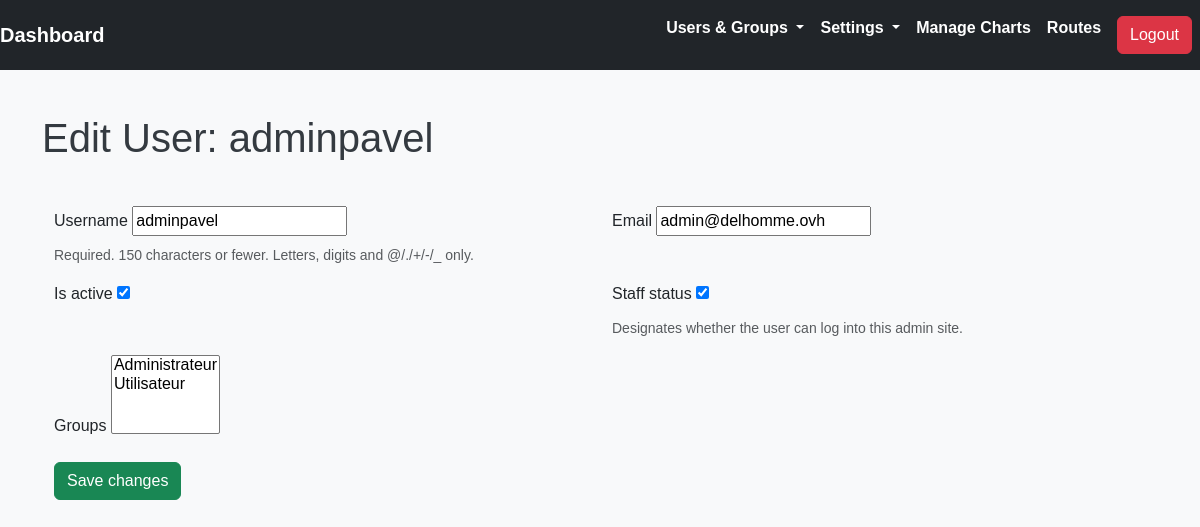
The page /user_management/edit/5/ (signed in) on the database its author committed.
### core/models.py (models this page shows, shortened)
class VersionedModel(models.Model):
    version = models.PositiveIntegerField(default=1)
    last_modified = models.DateTimeField(auto_now=True)
    created_at = models.DateTimeField(default=timezone.now)
    class Meta:
        abstract = True

class CustomUser(VersionedModel, AbstractUser):
    email = models.EmailField(unique=True)
    is_active = models.BooleanField(default=True)
    phone = models.CharField(max_length=15, blank=True, null=True)
    address = models.TextField(blank=True, null=True)
    is_verified = models.TextField(blank=True, null=True)
    role = models.CharField(max_length=50, blank=True, null=True)

### admin_core/views.py (the view)
# urls.py: path('user_management/edit/<int:user_id>/', edit_user_view, name='edit_user'),
@login_required
def edit_user_view(request, user_id):
    user = get_object_or_404(User, id=user_id)
    if request.method == 'POST':
        form = UserEditForm(request.POST, instance=user)
        if form.is_valid():
            form.save()
            return redirect('user_management')
    else:
        form = UserEditForm(instance=user)
    context = {'form': form, 'user': user}
    return render(request, 'admin_core/users/edit_user.html', context)

### admin_core/forms.py
class UserEditForm(forms.ModelForm):
    groups = forms.ModelMultipleChoiceField(queryset=Group.objects.all(), required=False)
    class Meta:
        model = User
        fields = ['username', 'email', 'is_active', 'is_staff', 'groups']

### admin_core/templates/admin_core/users/edit_user.html (shortened to what this page needs)
{% extends "admin_core/base/base_admin.html" %}
{% block content %}
<h1>Edit User: {{ user.username }}</h1>
<form method="post" class="container mt-4">
    <div class="row">
        {% for field in form %}
            <div class="form-group col-md-6">
                <label for="{{ field.id_for_label }}">{{ field.label }}</label>
                {{ field }}
                {% if field.help_text %}
                    <small class="form-text text-muted">{{ field.help_text }}</small>
                {% endif %}
            </div>
        {% endfor %}
    </div>
    <button type="submit" class="btn btn-success">Save changes</button>
</form>
{% endblock %}

### static/css/admin_custom.css (style rules this page uses)
body { background-color: #f8f9fa; font-family: Arial, sans-serif; }
.container { padding-top: 20px; }
h1, h3 { color: #343a40; }

### rows shown on the page
CustomUser: username "adminpavel", form "adminpavel" "admin@delhomme.ovh" "☑" "☑"

### other values the page prints
{{ field.label }} "Username" "Email" "Is active" "Staff status" "Groups"
{{ field.help_text }} "Required. 150 characters or fewer. Letters, digits and @/./+/-/_ only." "Designates whether the user can log into this admin site."
